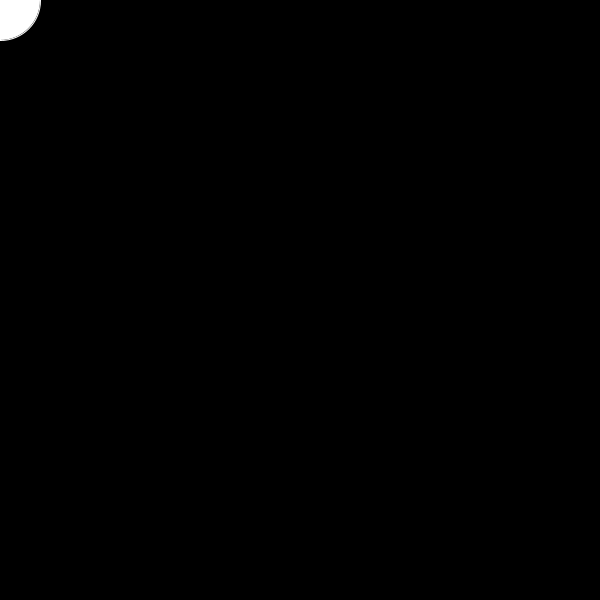
Frame 1 (no input)
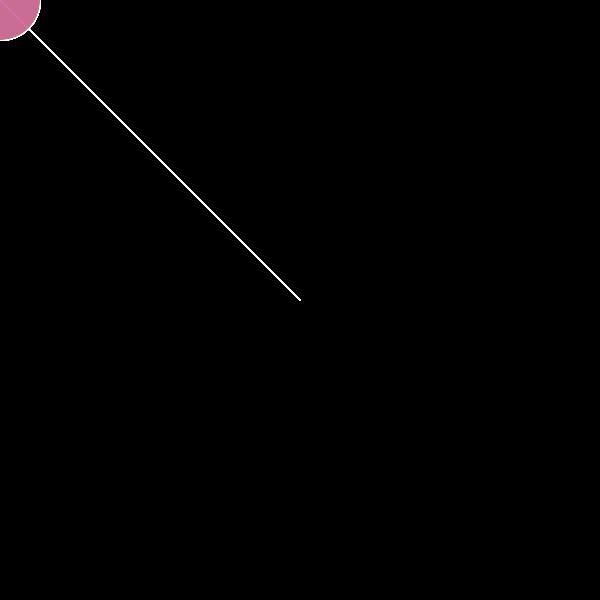
Frame 60 (the mouse pressed at the canvas centre just before this capture)
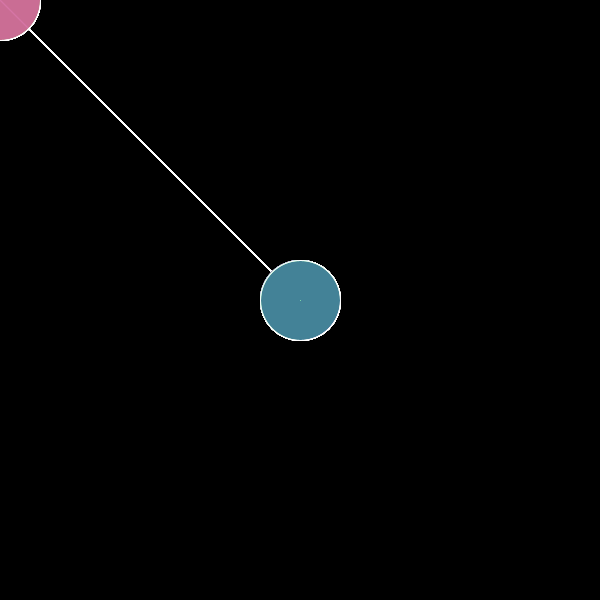
Frame 120 (the mouse held since frame 60 and released just before this capture)

The Processing sketch that drew these frames (run headless with seeded random() and noise(); from frame 60 on, the mouse is pressed at the canvas centre):

// Processing sketch: processing_135451
// ── processing_135451.pde

void setup(){
  size(600,600);
  background(0);
}
void draw(){
  line(mouseX,mouseY,300,300);
  stroke(255,255,255);
  ellipse(mouseX,mouseY,80,80);
  fill(random(255),random(255),random(255),random(255));
}
